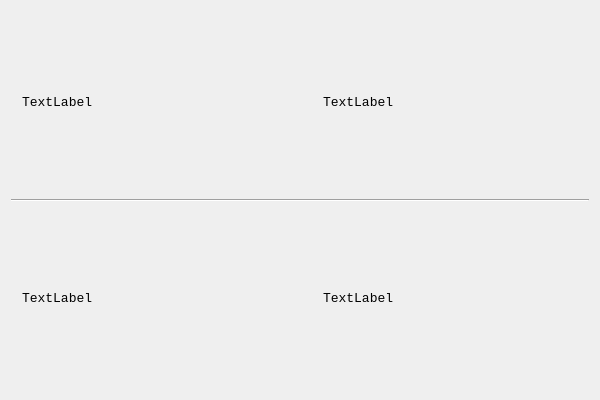
<?xml version="1.0" encoding="UTF-8"?>
<ui version="4.0">
 <class>VMStatClass</class>
 <widget class="QWidget" name="VMStatClass">
  <property name="geometry">
   <rect>
    <x>0</x>
    <y>0</y>
    <width>600</width>
    <height>400</height>
   </rect>
  </property>
  <property name="font">
   <font>
    <family>Consolas</family>
    <pointsize>10</pointsize>
   </font>
  </property>
  <property name="windowTitle">
   <string>VMStat</string>
  </property>
  <property name="windowIcon">
   <iconset resource="VMStat.qrc">
    <normaloff>:/VMStat.ico</normaloff>:/VMStat.ico</iconset>
  </property>
  <layout class="QVBoxLayout" name="verticalLayout">
   <item>
    <widget class="QWidget" name="widget" native="true">
     <layout class="QHBoxLayout" name="horizontalLayout">
      <item>
       <widget class="QLabel" name="label">
        <property name="text">
         <string>TextLabel</string>
        </property>
       </widget>
      </item>
      <item>
       <spacer name="horizontalSpacer">
        <property name="orientation">
         <enum>Qt::Horizontal</enum>
        </property>
        <property name="sizeType">
         <enum>QSizePolicy::Fixed</enum>
        </property>
        <property name="sizeHint" stdset="0">
         <size>
          <width>40</width>
          <height>20</height>
         </size>
        </property>
       </spacer>
      </item>
      <item>
       <widget class="QLabel" name="label_2">
        <property name="text">
         <string>TextLabel</string>
        </property>
       </widget>
      </item>
     </layout>
    </widget>
   </item>
   <item>
    <widget class="Line" name="line">
     <property name="orientation">
      <enum>Qt::Horizontal</enum>
     </property>
    </widget>
   </item>
   <item>
    <widget class="QWidget" name="widget_2" native="true">
     <layout class="QHBoxLayout" name="horizontalLayout_2">
      <item>
       <widget class="QLabel" name="label_3">
        <property name="text">
         <string>TextLabel</string>
        </property>
       </widget>
      </item>
      <item>
       <spacer name="horizontalSpacer_2">
        <property name="orientation">
         <enum>Qt::Horizontal</enum>
        </property>
        <property name="sizeType">
         <enum>QSizePolicy::Fixed</enum>
        </property>
        <property name="sizeHint" stdset="0">
         <size>
          <width>40</width>
          <height>20</height>
         </size>
        </property>
       </spacer>
      </item>
      <item>
       <widget class="QLabel" name="label_4">
        <property name="text">
         <string>TextLabel</string>
        </property>
       </widget>
      </item>
     </layout>
    </widget>
   </item>
  </layout>
 </widget>
 <layoutdefault spacing="6" margin="11"/>
 <resources>
  <include location="VMStat.qrc"/>
 </resources>
 <connections/>
</ui>
